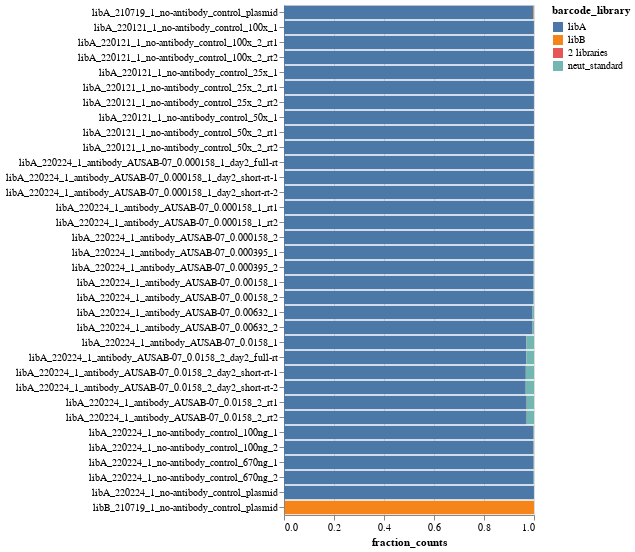

Notebook code for this chart:
### Markdown cell above
Here is an interactive plot.
You can click on the legend to control which categories to show, use the dropdown at the bottom to select samples to show, and mouse over bars for details.
You should be worried if an appreciable fraction of any library has counts mapping uniquely to other libraries.
(There could be a bit of legitimate cross-mapping due to barcode sequencing errors and incomplete assignment of barcodes to variants in PacBio, but this should be small).

### Code cell
libs = sorted(library_barcode_assignments["library"].unique())
color_order = (
    libs +
    [c for c in library_barcode_assignments["barcode_library"].unique() if c not in libs]
)

barcode_library_selection = alt.selection_multi(fields=["barcode_library"], bind="legend")

barcode_assignment_chart = (
    alt.Chart(
        library_barcode_assignments
        .assign(order=lambda x: x["barcode_library"].map(lambda s: color_order.index(s)))
    )
    .encode(
        x=alt.X("fraction_counts", scale=alt.Scale(domain=[0, 1])),
        y=alt.Y("library_sample", title=None),
        color=alt.Color("barcode_library", scale=alt.Scale(domain=color_order)),
        order="order",
        tooltip=[
            alt.Tooltip(c, format=".2g") if c in {"n_counts", "fraction_counts"} else c
            for c in library_barcode_assignments.columns
            if c not in {"library_sample"}
        ],
    )
    .mark_bar()
    .properties(width=250, height=alt.Step(15))
    .configure_axis(labelLimit=500)
    .add_selection(barcode_library_selection, *selections)
    .transform_filter(barcode_library_selection)
)
for selection in selections:
    barcode_assignment_chart = barcode_assignment_chart.transform_filter(selection)


barcode_assignment_chart

### Figure 1 — Vega-Lite specification as saved in the notebook (floating-point values rounded to 4 significant figures; data arrays with more than 128 entries replaced by an {"elided": "..."} marker saying what was removed)
{"config": {"view": {"continuousWidth": 400, "continuousHeight": 300}, "axis": {"labelLimit": 500}}, "data": {"name": "data-977c9bd75bb78a9a0545dded5f94fa7f"}, "mark": "bar", "encoding": {"color": {"field": "barcode_library", "scale": {"domain": ["libA", "libB", "2 libraries", "neut_standard"]}, "type": "nominal"}, "order": {"field": "order", "type": "quantitative"}, "tooltip": [{"field": "library", "type": "nominal"}, {"field": "sample", "type": "nominal"}, {"field": "barcode_library", "type": "nominal"}, {"field": "n_counts", "format": ".2g", "type": "quantitative"}, {"field": "fraction_counts", "format": ".2g", "type": "quantitative"}, {"field": "date", "type": "quantitative"}, {"field": "virus_batch", "type": "quantitative"}, {"field": "sample_type", "type": "nominal"}, {"field": "antibody", "type": "nominal"}, {"field": "replicate", "type": "nominal"}], "x": {"field": "fraction_counts", "scale": {"domain": [0, 1]}, "type": "quantitative"}, "y": {"field": "library_sample", "title": null, "type": "nominal"}}, "height": {"step": 15}, "selection": {"selector007": {"type": "multi", "fields": ["barcode_library"], "bind": "legend"}, "selector001": {"type": "single", "fields": ["library"], "bind": {"input": "select", "options": [null, "libA", "libB"], "labels": ["all", "libA", "libB"], "name": "library"}}, "selector002": {"type": "single", "fields": ["date"], "bind": {"input": "select", "options": [null, 210719, 220121, 220224], "labels": ["all", "210719", "220121", "220224"], "name": "date"}}, "selector003": {"type": "single", "fields": ["sample_type"], "bind": {"input": "select", "options": [null, "no-antibody_control", "antibody"], "labels": ["all", "no-antibody_control", "antibody"], "name": "sample_type"}}, "selector004": {"type": "single", "fields": ["virus_batch"], "bind": {"input": "select", "options": [null, 1], "labels": ["all", "1"], "name": "virus_batch"}}, "selector005": {"type": "single", "fields": ["antibody"], "bind": {"input": "select", "options": [null, NaN, "AUSAB-07"], "labels": ["all", "nan", "AUSAB-07"], "name": "antibody"}}}, "transform": [{"filter": {"selection": "selector007"}}, {"filter": {"selection": "selector001"}}, {"filter": {"selection": "selector002"}}, {"filter": {"selection": "selector003"}}, {"filter": {"selection": "selector004"}}, {"filter": {"selection": "selector005"}}], "width": 250, "$schema": "https://vega.github.io/schema/vega-lite/v4.17.0.json", "datasets": {"data-977c9bd75bb78a9a0545dded5f94fa7f": {"elided": "136 records"}}}
